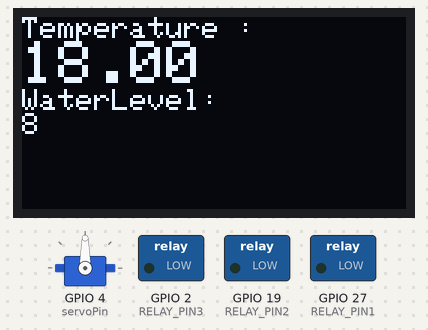
Bench run of a sketch on a simulated ESP32. Shown: servo, 128×64 one-colour display, switched loads named in the sketch (green lamp = pin HIGH). WiFi joins after 1.5 s; servers stay silent unless stated; pins used as bus, display or sensor lines are not drawn; what the sketch prints to the serial monitor is not drawn.

Above: at 7.9 s.
At 119.1 s:
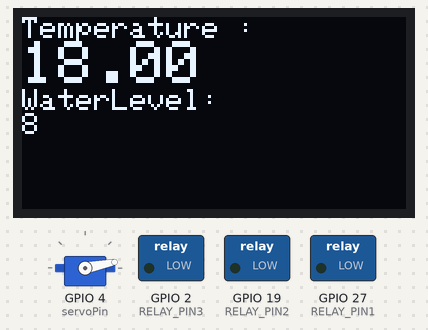
Timing chart, 0 to 130.0 s (numbered marks = the images above):
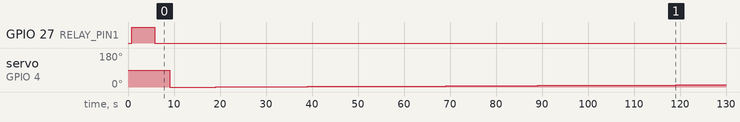

The sketch:

Fins_And_Things.ino
```cpp
#include "arduino_secrets.h"


#include <OneWire.h>
#include <DallasTemperature.h>
#include <ESP32Servo.h>

//OLED
#include <SPI.h>
#include <Wire.h>
#include <Adafruit_GFX.h>
#include <Adafruit_SSD1306.h>
/*
  Sketch generated by the Arduino IoT Cloud Thing "Untitled"
  https://create.arduino.cc/cloud/things/4f81943b-4a90-48b2-958a-1b4705efdb12

  Arduino IoT Cloud Variables description

  The following variables are automatically generated and updated when changes are made to the Thing

  String message;
  CloudTemperature temperature;

  Variables which are marked as READ/WRITE in the Cloud Thing will also have functions
  which are called when their values are changed from the Dashboard.
  These functions are generated with the Thing and added at the end of this sketch.
*/

#include "thingProperties.h"

#define ONE_WIRE_BUS 5
#define RELAY_PIN1 27 // heater
#define RELAY_PIN2 19 // fan

OneWire oneWire(ONE_WIRE_BUS);
DallasTemperature sensors(&oneWire);  // Pass our oneWire reference to Dallas Temperature sensor

//water level

#define POWER_PIN  17 // ESP32 pin GIOP17 connected to sensor's VCC pin
#define SIGNAL_PIN 36 // ESP32 pin GIOP36 (ADC0) connected to sensor's signal pin
#define SENSOR_MIN 0
#define SENSOR_MAX 1023
const int RELAY_PIN3 = 2; //motor

int value = 0;
int level = 0;


//Servo motor for Fish feeding

Servo myservo;
int pos = 0;
int servoPin = 4;

// oled

#define SCREEN_WIDTH 128
#define SCREEN_HEIGHT 64

// Declaration for SSD1306 display connected using I2C

#define OLED_RESET     -1 // Reset pin
#define SCREEN_ADDRESS 0x3C
Adafruit_SSD1306 display(SCREEN_WIDTH, SCREEN_HEIGHT, &Wire, OLED_RESET);

// ldr
#define ldrpin 13
int ldr_value;
const int LED_PIN = 14;

void setup() {

  Serial.begin(9600);
  pinMode(ONE_WIRE_BUS,INPUT);
  pinMode(SIGNAL_PIN , INPUT);
  pinMode(ldrpin , INPUT);

  pinMode(RELAY_PIN1, OUTPUT); // Temp
  pinMode(RELAY_PIN2, OUTPUT); // Fan
  pinMode(RELAY_PIN3, OUTPUT); // Pump
  sensors.begin();

//water level

  pinMode(POWER_PIN, OUTPUT);
  digitalWrite(POWER_PIN, LOW);

//servo motor

  ESP32PWM::allocateTimer(0);
myservo.setPeriodHertz(50);    // standard 50 hz servo
myservo.attach(servoPin, 500, 2400);

//initialize oled obj

if(!display.begin(SSD1306_SWITCHCAPVCC, SCREEN_ADDRESS)) {
    Serial.println(F("SSD1306 allocation failed"));
    for(;;); // Don't proceed, loop forever
  }
  display.clearDisplay();


  // Defined in thingProperties.h
  initProperties();

  // Connect to Arduino IoT Cloud
  ArduinoCloud.begin(ArduinoIoTPreferredConnection);

  /*
     The following function allows you to obtain more information
     related to the state of network and IoT Cloud connection and errors
     the higher number the more granular information you’ll get.
     The default is 0 (only errors).
     Maximum is 4
 */
  setDebugMessageLevel(2);
  ArduinoCloud.printDebugInfo();
}

void loop() {
  ArduinoCloud.update();

  //TEMP

  sensors.requestTemperatures();

  Serial.print("Celsius temperature: ");
  temperature = 18;
  Serial.print(temperature);
  Serial.print("\n");

  // Heater Actuation

  if (temperature <=20 ){
  Serial.println("Heater ON");
  digitalWrite(RELAY_PIN1, HIGH);
  delay(5000);
  digitalWrite(RELAY_PIN1, LOW);

  }

  else if(temperature >23 ){
    Serial.println("Fan ON");
    digitalWrite(RELAY_PIN2, HIGH);
    delay(5000);
    digitalWrite(RELAY_PIN2, LOW);
  }

  else {
   Serial.println("Heater OFF ");
   digitalWrite(RELAY_PIN1, LOW);
   Serial.println("Fan OFF ");
   digitalWrite(RELAY_PIN2, LOW);
   delay(4000);
  }


//water level

  digitalWrite(POWER_PIN, HIGH);  // turn the sensor ON
  delay(10);                      // wait 10 milliseconds
  value = analogRead(SIGNAL_PIN); // read the analog value from sensor
  Serial.print("analog Water level: ");
  Serial.println(level);
  digitalWrite(POWER_PIN, LOW);   // turn the sensor OFF
  level = map(value, SENSOR_MIN, SENSOR_MAX, 0, 4);
  Serial.print("Mapped Water level: ");
  Serial.println(level);
  delay(1000);
  if (level <= 3) {
    // Turn on the relay to activate the pump
    digitalWrite(RELAY_PIN3, HIGH);
    delay(10000);
    digitalWrite(RELAY_PIN3, LOW);
    Serial.println("Motor is on");
  } else {
    // Turn off the relay
    digitalWrite(RELAY_PIN3, LOW);
    Serial.println("Motor is off");
  }

  // Wait for some time before checking the water level again
  delay(1000);


// oled display


 // display.setCursor(30,40);
 display.setCursor(0,0);
  display.setTextSize(1.5);
  display.setTextColor(WHITE);

  display.println("Temperature :");
  display.setTextSize(2);
  display.println(temperature);
  display.setTextSize(1.5);
  display.println("WaterLevel:");

  display.println(level);

  display.display();
  delay(250);

  //ldr

  ldr_value = analogRead(ldrpin); // Read analog value from LDR sensor
 // Serial.println(ldr_value); // Print LDR value to the serial monitor

  if (ldr_value < 500) { // If LDR value is less than 500
    digitalWrite(LED_PIN, HIGH); // Turn on LED
  } else {
    digitalWrite(LED_PIN, LOW); // Turn off LED
  }

  delay(1000);


//servo motor

  for (pos = 0; pos <= 90; pos += 1)
  { // goes from 0 degrees to 180 degrees
// in steps of 1 degree
myservo.write(pos);    // tell servo to go to position in variable 'pos'
delay(10000);             // waits 15ms for the servo to reach the position
}
for (pos = 90; pos >= 0; pos -= 1)
{ // goes from 180 degrees to 0 degrees
myservo.write(pos);    // tell servo to go to position in variable 'pos'
delay(30);             // waits 15ms for the servo to reach the position
}

  myservo.detach();

  message="Temperature = " + String (temperature) + "\n Water Level = " + String(level);

  delay(1000);
}


void onTemperatureChange()  {
  // Add yur code here to act upon Temperature change

}

void onMessageChange()  {
  // Add your code here to act upon Message change
}
```

arduino_secrets.h
```cpp
#define SECRET_SSID ""
#define SECRET_OPTIONAL_PASS ""
#define SECRET_DEVICE_KEY ""
```

thingProperties.h
```cpp
// Code generated by Arduino IoT Cloud, DO NOT EDIT.

#include <ArduinoIoTCloud.h>
#include <Arduino_ConnectionHandler.h>

const char DEVICE_LOGIN_NAME[]  = "4172ee13-a87b-424e-b8e9-637bfef2fec0";

const char SSID[]               = SECRET_SSID;    // Network SSID (name)
const char PASS[]               = SECRET_OPTIONAL_PASS;    // Network password (use for WPA, or use as key for WEP)
const char DEVICE_KEY[]  = SECRET_DEVICE_KEY;    // Secret device password

void onMessageChange();
void onTemperatureChange();

String message;
CloudTemperature temperature;

void initProperties(){

  ArduinoCloud.setBoardId(DEVICE_LOGIN_NAME);
  ArduinoCloud.setSecretDeviceKey(DEVICE_KEY);
  ArduinoCloud.addProperty(message, READWRITE, ON_CHANGE, onMessageChange);
  ArduinoCloud.addProperty(temperature, READWRITE, ON_CHANGE, onTemperatureChange, 20);

}

WiFiConnectionHandler ArduinoIoTPreferredConnection(SSID, PASS);
```

Measured:
- by itself, GPIO 27 (RELAY_PIN1): LOW → HIGH at 0.80 s, → LOW 5.0 s later
- by itself, servo on GPIO 4 (servoPin): 90° → 0° at 9.1 s, → 1° 10.0 s later, → 2° 10.0 s later, → 3° 10.0 s later, … (13 changes in this stretch)
